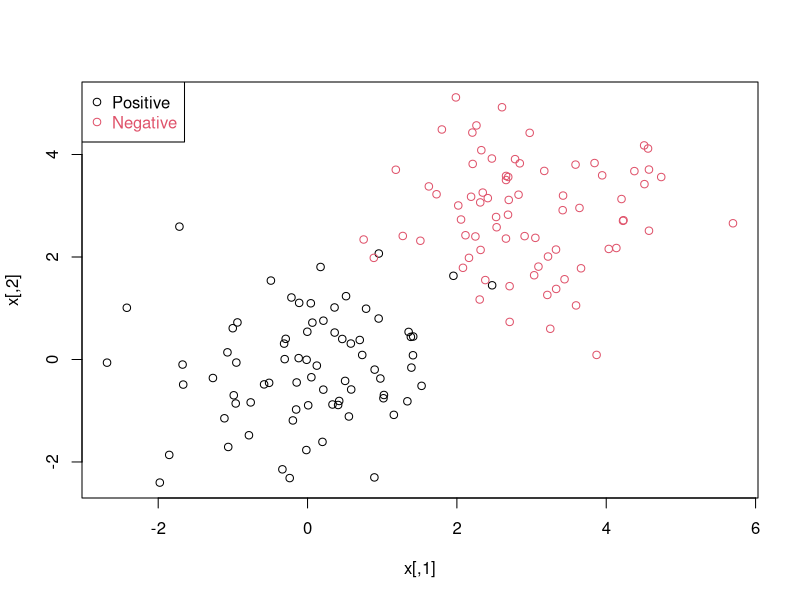
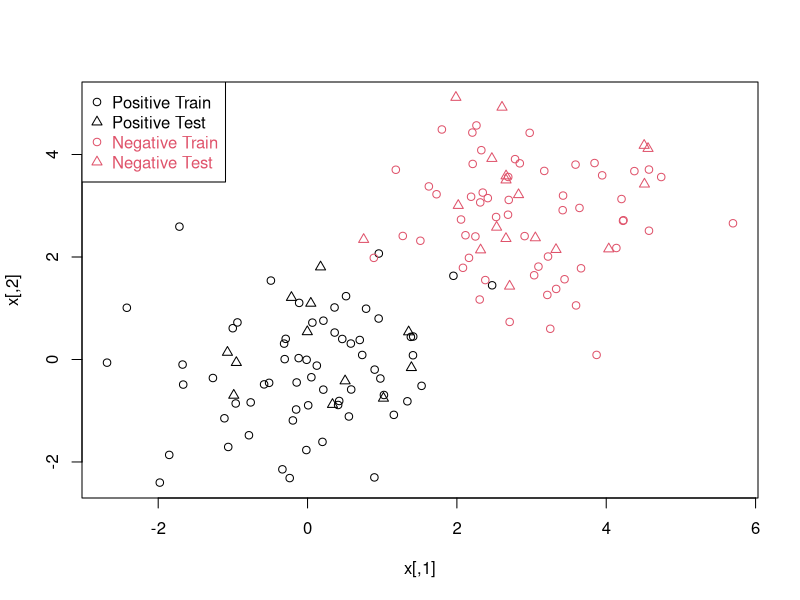

These charts were generated, in order, by the following R code:
n <- 150 # number of data points
p <- 2 # dimension
sigma <- 1 # variance of the distribution
meanpos <- 0 # centre of the distribution of positive examples
meanneg <- 3 # centre of the distribution of negative examples
npos <- round(n/2) # number of positive examples
nneg <- n-npos # number of negative examples
# Generate the positive and negative examples
xpos <- matrix(rnorm(npos*p,mean=meanpos,sd=sigma),npos,p)
xneg <- matrix(rnorm(nneg*p,mean=meanneg,sd=sigma),npos,p)
x <- rbind(xpos,xneg)
# Generate the labels
y <- matrix(c(rep(1,npos),rep(-1,nneg)))
# Visualize the data
plot(x,col=ifelse(y>0,1,2))
legend("topleft",c('Positive','Negative'),col=seq(2),pch=1,text.col=seq(2))
#
ntrain <- round(n*0.8) # number of training examples
tindex <- sample(n,ntrain) # indices of training samples
xtrain <- x[tindex,]
xtest <- x[-tindex,]
ytrain <- y[tindex]
ytest <- y[-tindex]
istrain=rep(0,n)
istrain[tindex]=1
# Visualize
plot(x,col=ifelse(y>0,1,2),pch=ifelse(istrain==1,1,2))
legend("topleft",c('Positive Train','Positive Test','Negative Train','Negative Test'),col=c(1,1,2,2), pch=c(1,2,1,2), text.col=c(1,1,2,2))
